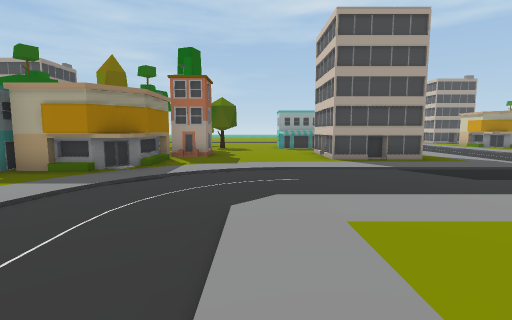
[1] (above)

24 first-person views from a walk through a 3-D level made in the Unity game engine. The camera is 1.5 m above the floor, tilts 6° down and sees 85° across. The floor is counted in squares, 2 m on a side. Each view is taken from the middle of a square. On the plan, view 1 faces up. The plan holds only what a view shows up to about 10 squares ahead; the rest is blank. The place goes on beyond the plan.

[2]
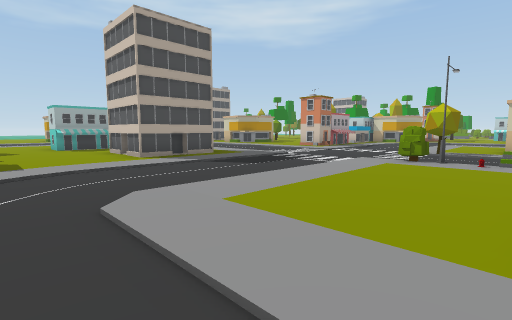

[3]
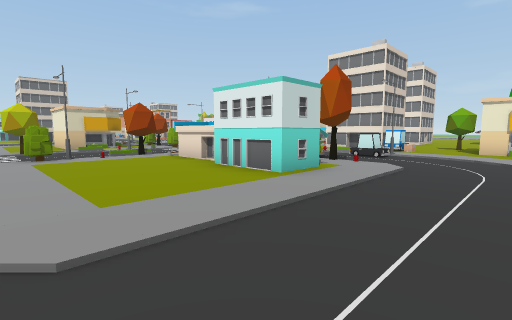

[4]
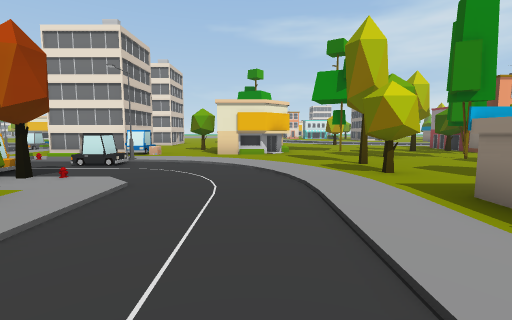

[5]
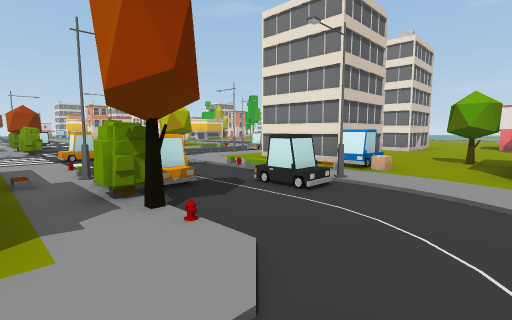

[6]
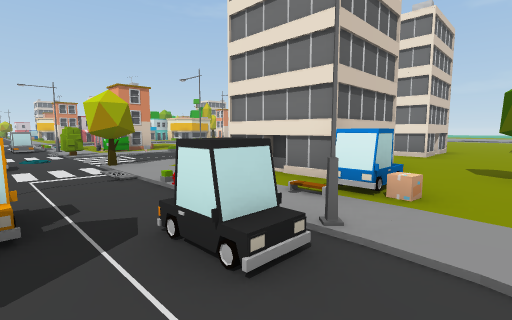

[7]
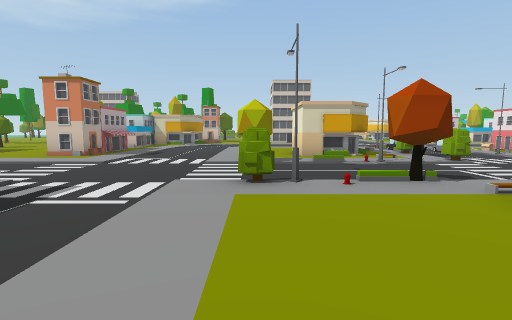

[8]
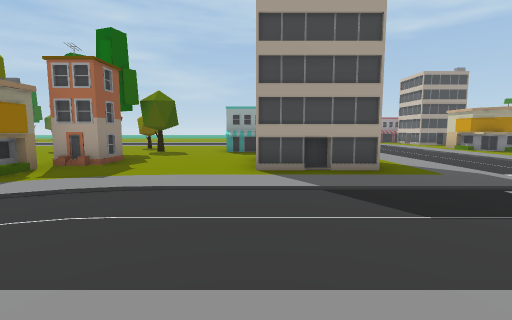

[9]
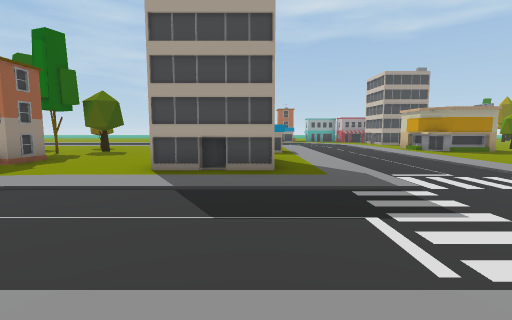

[10]
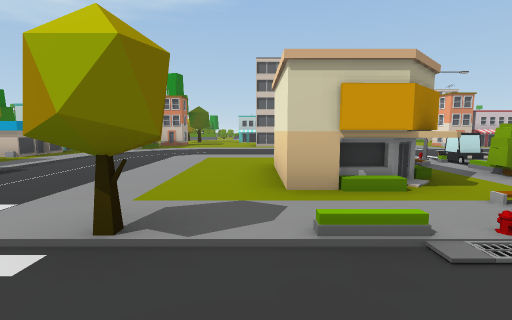

[11]
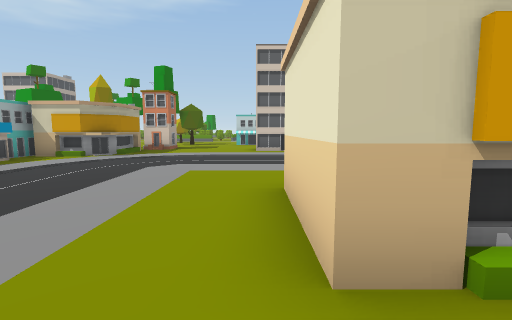

[12]
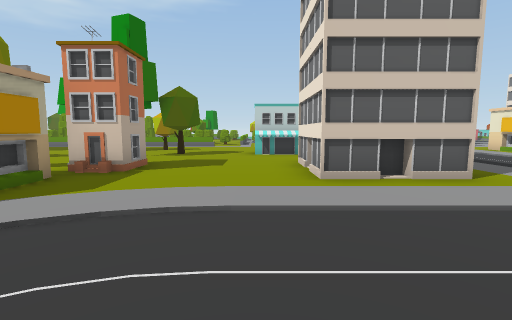

[13]
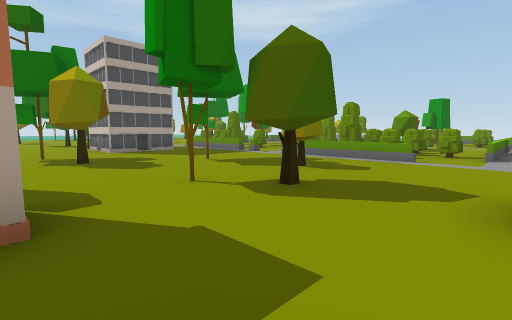

[14]
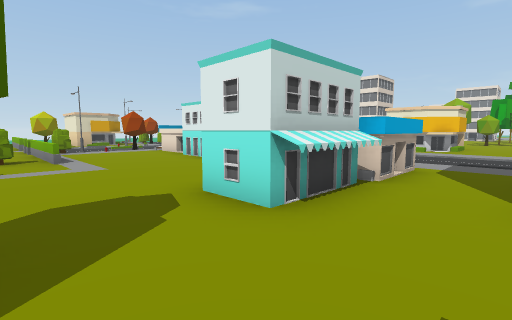

[15]
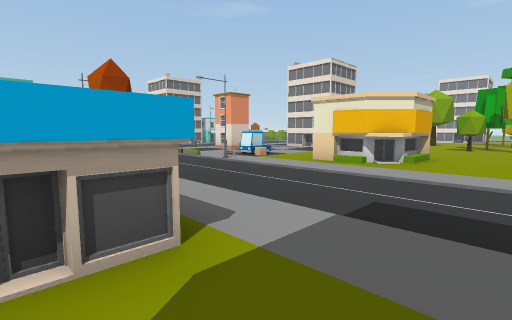

[16]
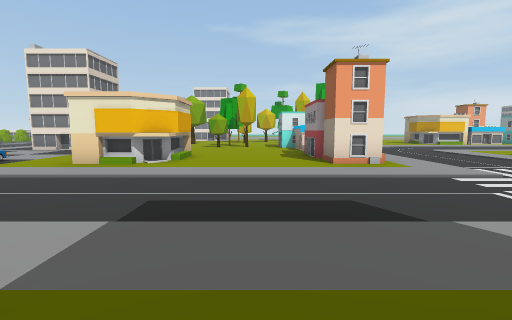

[17]
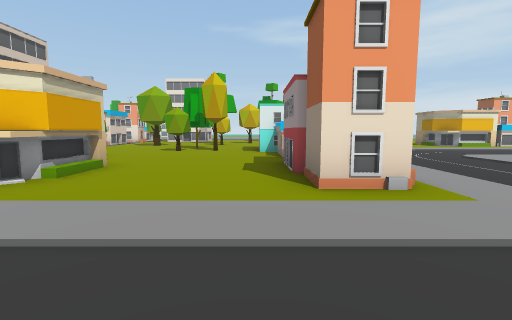

[18]
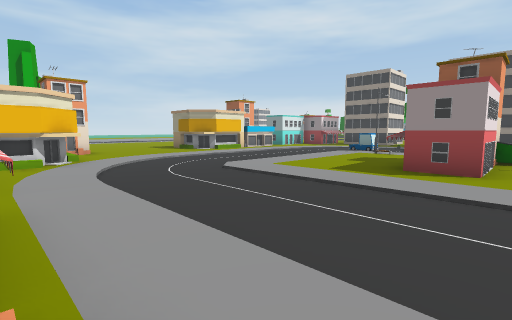

[19]
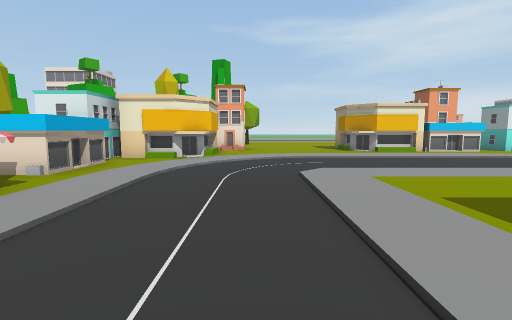

[20]
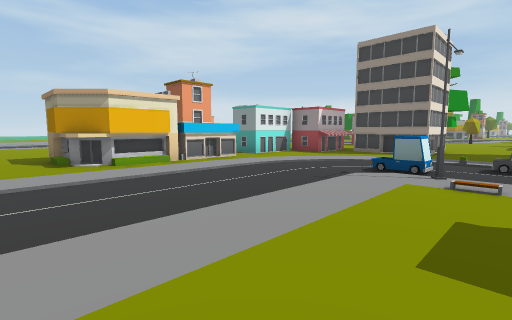

[21]
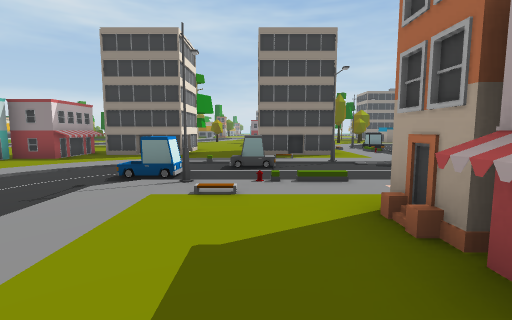

[22]
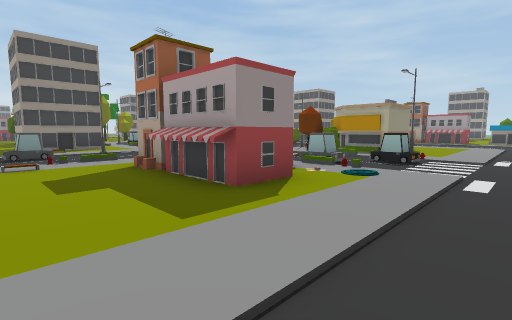

[23]
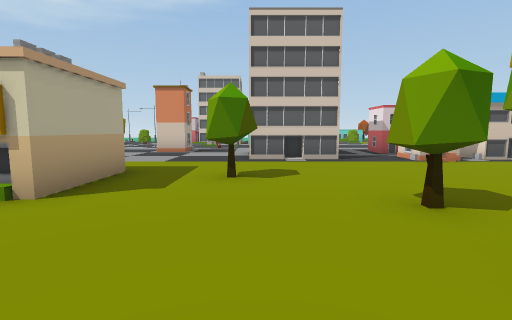

[24]
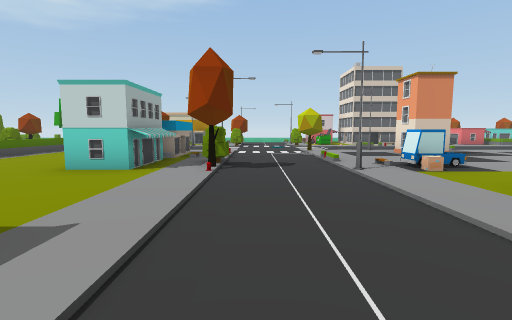

### Floor plan
Key: @ floor where view 1 was taken; # wall or solid block; x gap in a wall; . floor; / step, stairs or slope; = window, fence, low wall or low ledge; ^ raised ledge; O other object.
Columns run from 5 left of view 1 to 33 right of it. Each row starts with its distance up from view 1.
 12   ..O.##  O.....OO         ...O
 11  .O.....  ........         O....
 10  .......  ........         ......
  9  O.#...O  .......          .O.....
  8   .x...OOO......    OO##   ...O..=
  7   #O............#O ...##  O......=
  6 ###...................O##...O..O.=OO
  5 ##O.....................Ox#....O..OOOO
  4 O............................O.....OO..
  3 O .................................##==
  2    ........O..O..............##.......O
  1    ........O.............OO..# .......O
  0   ...@.....O../O# .......O ..O  ......O
 -1 O.....###OOO..O.##.... ..O ..O ..###O O
 -2 O.....O   O.../.......  .....O...OOOOO.
 -3 ......OO=O/...O.O//O..   ........OO/O/
 -4 .O......O...O...../O..  ...............
 -5 .O....OO.........O/....................
 -6 O.....O./..O..O.O./..............O./..O
 -7 ...O..x.........../...........O..O.....
 -8 ..O##..OOO.O...O###..... #...O##......O
 -9 O.   O.O O..../..OO.....O#...O  ....##.
-10     ...OOO  O./.........O#............
-11     ......./.#O........................
-12     .........^...........O....OO..OO ..
-13      ..OOO...............O........O
-14      ..O O.............O## OOO....OO
-15      #.. OO............###  O.....
-16       ..  #...........O#      ...OO O
-17           O##.OO##O...x        O.O  O

Positions as (right, up) in squares from view 1, and headings:
1: (0, 0), facing up
2: (-1, 0), facing up-right
3: (-2, 3), facing down-right
4: (-2, 1), facing down
5: (-1, -2), facing down-right
6: (0, -4), facing down-right
7: (2, 2), facing right
8: (2, 2), facing up
9: (4, 2), facing up
10: (7, 1), facing right
11: (9, 1), facing right
12: (15, 2), facing right
13: (21, 2), facing up-right
14: (22, 4), facing down-right
15: (22, -1), facing down-right
16: (22, -1), facing down
17: (21, -4), facing down
18: (19, -7), facing down-left
19: (16, -7), facing down
20: (14, -10), facing down-left
21: (13, -10), facing left
22: (16, -11), facing up-left
23: (21, -12), facing right
24: (23, -4), facing right
